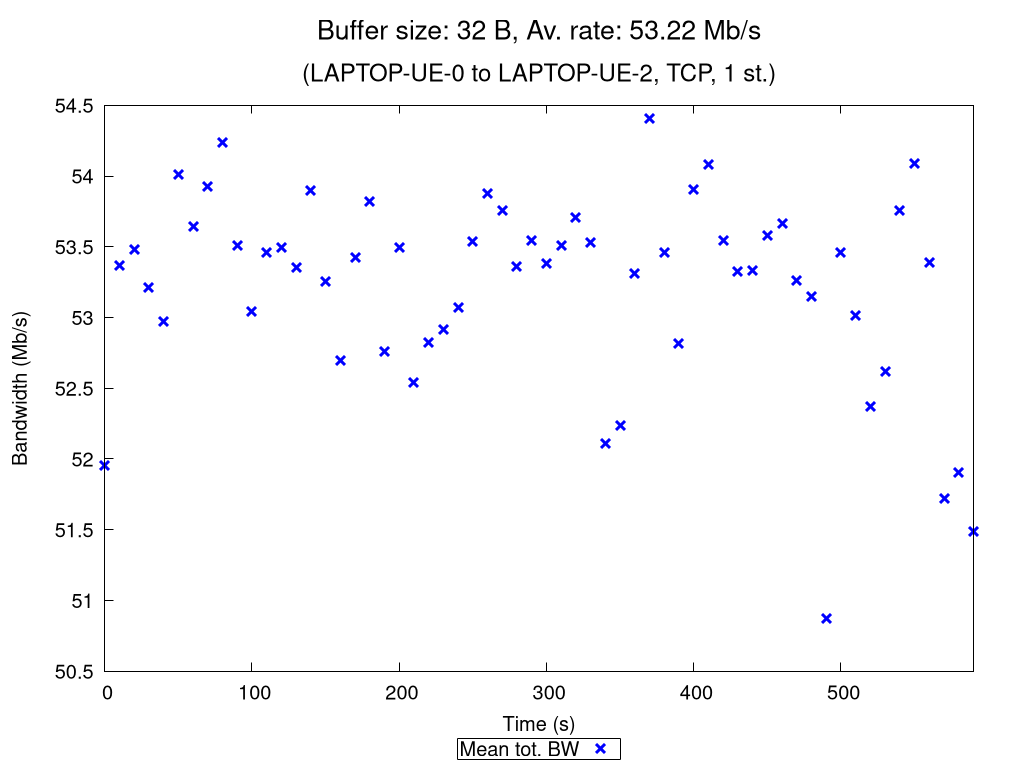

Write gnuplot code to recreate this figure.
set terminal pngcairo nocrop enhanced size 1024,768 font "Verdana,15"
set output "TCP_1_st_2020_10_17_18-23-59_one2two_00032B.png"

set title "{/=20 Buffer size: 32 B, Av. rate: 53.22 Mb/s}\n\n{/=18 (LAPTOP-UE-0 to LAPTOP-UE-2, TCP, 1 st.)}"

set xlabel "Time (s)"
set ylabel "Bandwidth (Mb/s)"
set ytics nomirror
set key bmargin center horizontal box samplen 1 width -1
set bmargin 4.6
set rmargin 4.5

rf = 1000000.0  # rate factor
set style fill transparent solid 0.2 noborder
set autoscale xfix
plot "TCP_1_st_2020_10_17_18-23-59_one2two_00032B_iperf_processed.dat" using 1:($2/rf-$3/rf):($2/rf+$3/rf) with filledcurves lc rgb "blue" notitle, \
     "" using 1:($2/rf) with points pt 2 ps 1.5 lw 3 lc rgb "blue" title "Mean tot. BW", \
